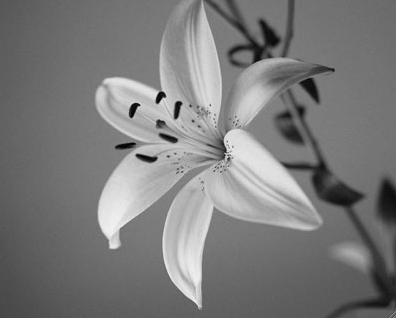
#> input picture lab-1/flower.png, 396 x 318 px
$ jupyter execute lab-1.ipynb
#> lines starting #> are read from the running program, lines starting #| are printed output that depends on the picture
[cell 1]
import cv2

[cell 2]
flower = cv2.imread('./flower.png')
#> flower is the input picture: shape (318, 396, 3); min 0, max 243, mean 123

[cell 3]
cv2.imshow('Flower Image', flower)
cv2.waitKey(0)
cv2.destroyAllWindows()

[cell 4]
import matplotlib.pyplot as plt

[cell 5]
type(flower)

[cell 6]
print(flower)
#> (printed output is left out)

[cell 7]
flower[0,0]
#> Out = [87, 87, 87]

[cell 8]
flower.dtype

[cell 9]
flower.shape
#> Out = (318, 396, 3)

[cell 10]
cv2.imwrite('flower-copy.png',flower)
#> Out = True

[cell 11]
import matplotlib.pyplot as plt

[cell 12]
plt.imshow(flower)

[cell 13]
image_c = cv2.imread("./red_bird.png",cv2.IMREAD_COLOR)
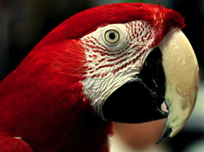
#> input picture lab-1/red_bird.png, 204 x 152 px
#> image_c is the input picture: shape (152, 204, 3); mean B, G, R 40.5, 49.3, 93.7

[cell 14]
image_rgb = cv2.cvtColor(image_c, cv2.COLOR_BGR2RGB)

[cell 15]
plt.imshow(image_c)

[cell 16]
plt.imshow(image_rgb,cmap="gray")
plt.axis("off")
plt.show()

[cell 17]
plt.axis("off")

[cell 18]
plt.imshow(image_c,cmap="gray")

[cell 19]
image_resise = cv2.resize(flower,(200,200))
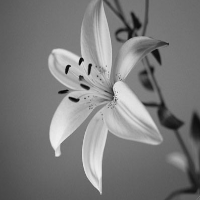
#> image_resise: shape (200, 200, 3); min 2, max 241, mean 122.9

[cell 20]
flower_resize = cv2.resize(flower,(200,200))

[cell 21]
plt.imshow(flower_resize)

[cell 22]
cv2.split(flower)

[cell 23]
r,g,b = cv2.split(flower)

[cell 24]
plt.imshow(r,cmap="gray")

[cell 25]
plt.imshow(g)

[cell 26]
plt.imshow(b)

[cell 27]
red_channel, green_channel, blue_channel = cv2.split(image_rgb)
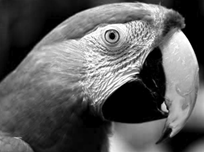
#> red_channel: shape (152, 204); min 0, max 255, mean 93.7
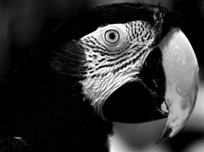
#> green_channel: shape (152, 204); min 0, max 255, mean 49.3
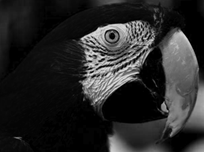
#> blue_channel: shape (152, 204); min 0, max 232, mean 40.5

cv2.imshow('Blue Channel', blue_channel)
cv2.imshow('Green Channel', green_channel)
cv2.imshow('Red Channel', red_channel)


cv2.waitKey(0)
cv2.destroyAllWindows()

[cell 28]
img = cv2.merge([blue_channel,green_channel,red_channel])

[cell 29]
plt.imshow(img)

[cell 30]
import numpy as np

[cell 31]
b, g, r = cv2.split(image_c)
zeros = np.zeros(image_c.shape[:2], dtype='uint8')
cv2.imshow('Blue Channel Only', cv2.merge([b, zeros, zeros]))
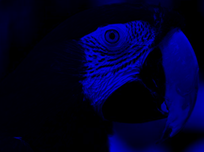
#> window 'Blue Channel Only': shape (152, 204, 3); mean B, G, R 40.5, 0, 0
cv2.imshow('Green Channel Only', cv2.merge([zeros, g, zeros]))
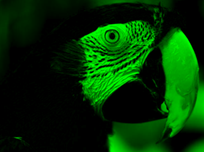
#> window 'Green Channel Only': shape (152, 204, 3); mean B, G, R 0, 49.3, 0
cv2.imshow('Red Channel Only', cv2.merge([zeros, zeros, r]))
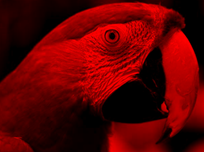
#> window 'Red Channel Only': shape (152, 204, 3); mean B, G, R 0, 0, 93.7

cv2.waitKey(0)
cv2.destroyAllWindows()

[cell 32]
image_c_gray = cv2.cvtColor(image_c,cv2.COLOR_BGR2GRAY)
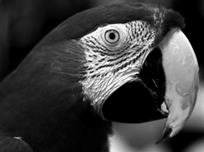
#> image_c_gray: shape (152, 204); min 0, max 252, mean 61.6

[cell 33]
plt.imshow(image_c_gray)

[cell 34]
color = ('b','g','r')

for i, col in enumerate(color):
    hist = cv2.calcHist([image_c], [i], None, [256], [0,256])
    plt.plot(hist, color=col)

plt.show()
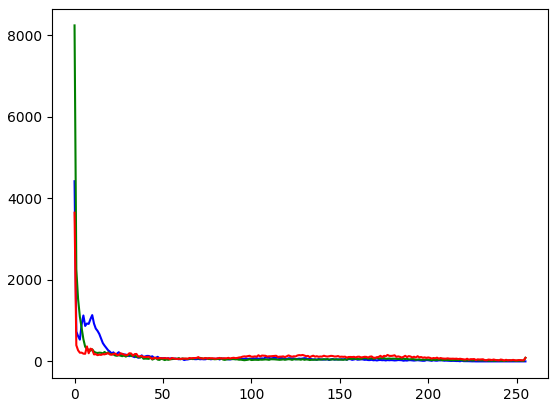
#> figure drawn by matplotlib, 1 panel; curve peaks at x = 0, y = 4420; curve peaks at x = 0, y = 8243; curve peaks at x = 0, y = 3648
